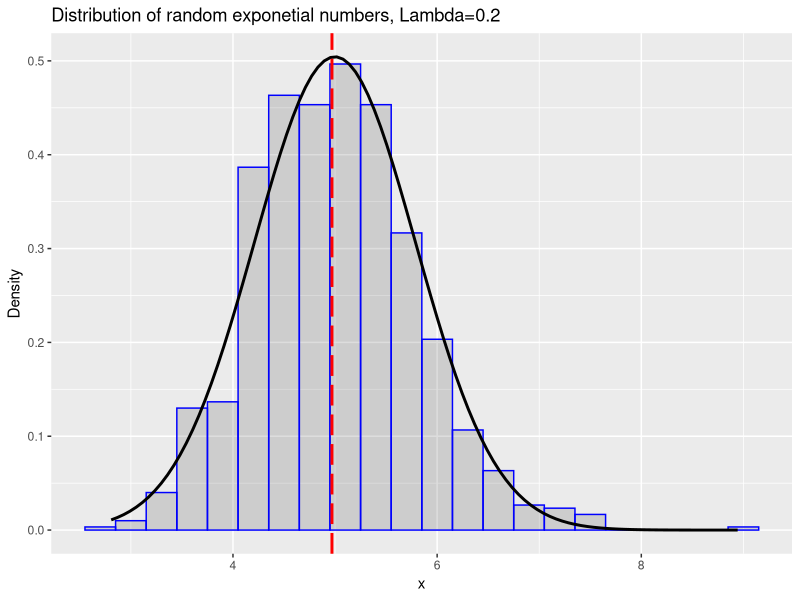

This chart was generated by the following R code:
## ---- chunk 1
library(ggplot2)

lambda <- 0.2
n_sim <- 1000
samplesize_n <- 40
set.seed(820)

simdata <- data.frame(replicate(n_sim, mean(rexp(samplesize_n,lambda))))
names(simdata) <- c("x")
head(simdata)
## ---- chunk 2
library(ggplot2)
distribution <- ggplot(simdata, aes(x = x)) + 
                geom_histogram(alpha = .20, 
                               binwidth=.3, 
                               colour = "blue", 
                               aes(y = ..density..)) +
  stat_function(fun=dnorm,
                size = 1, 
                args=list(
                  mean=mean(simdata$x), 
                  sd=sd(simdata$x)))+
                  labs(title="Distribution of random exponetial numbers, Lambda=0.2",
                  y="Density") +
                  geom_vline(aes(xintercept=median(x, na.rm=T)), 
                             color="red", 
                             linetype="longdash", 
                             size=1)
print(distribution)
## ---- chunk 3
simmean <- mean(simdata$x)
simmean
## ---- chunk 4
simsd <- sd(simdata$x)
simsd
## ---- chunk 5
simvar <- var(simdata$x)
simvar
## ---- chunk 6
expmean = (1/lambda)
expmean
## ---- chunk 7
expsd = (1/lambda)/sqrt(samplesize_n)
expsd
## ---- chunk 8
expvar = ((1/lambda)/sqrt(samplesize_n))^2
expvar
## ---- chunk 9
Confidenceinterval <- round((simmean +( c(-1, 1) * 1.96 * simsd / sqrt(length(simdata$x))) ),2)
Confidenceinterval
